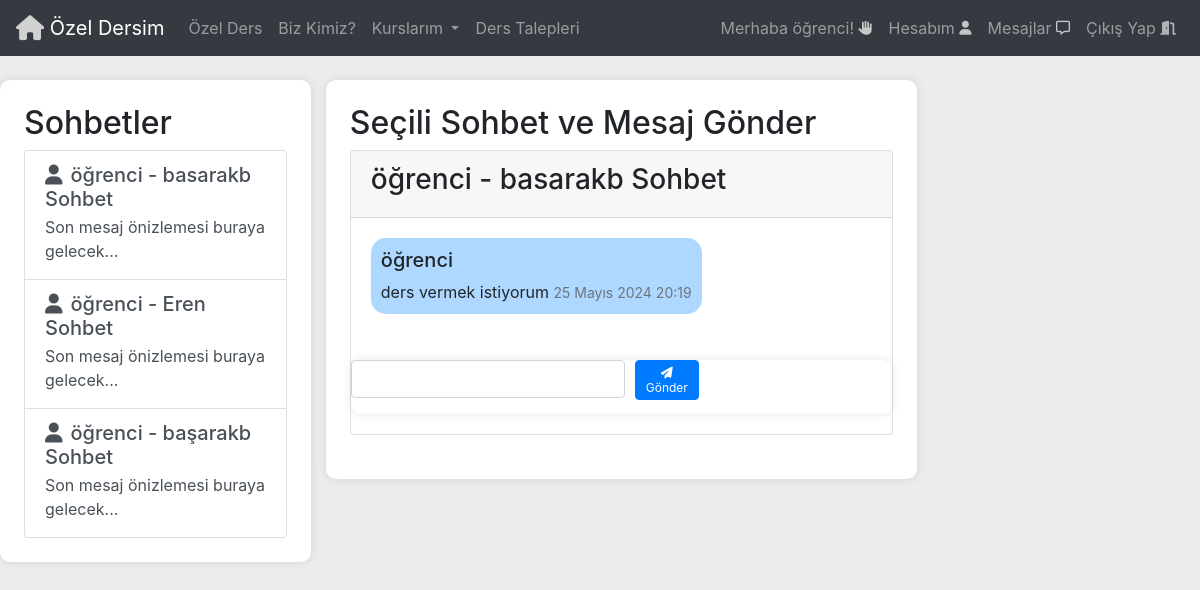
Page /iletisime_gec1/42 (signed in) on the earlier database version.
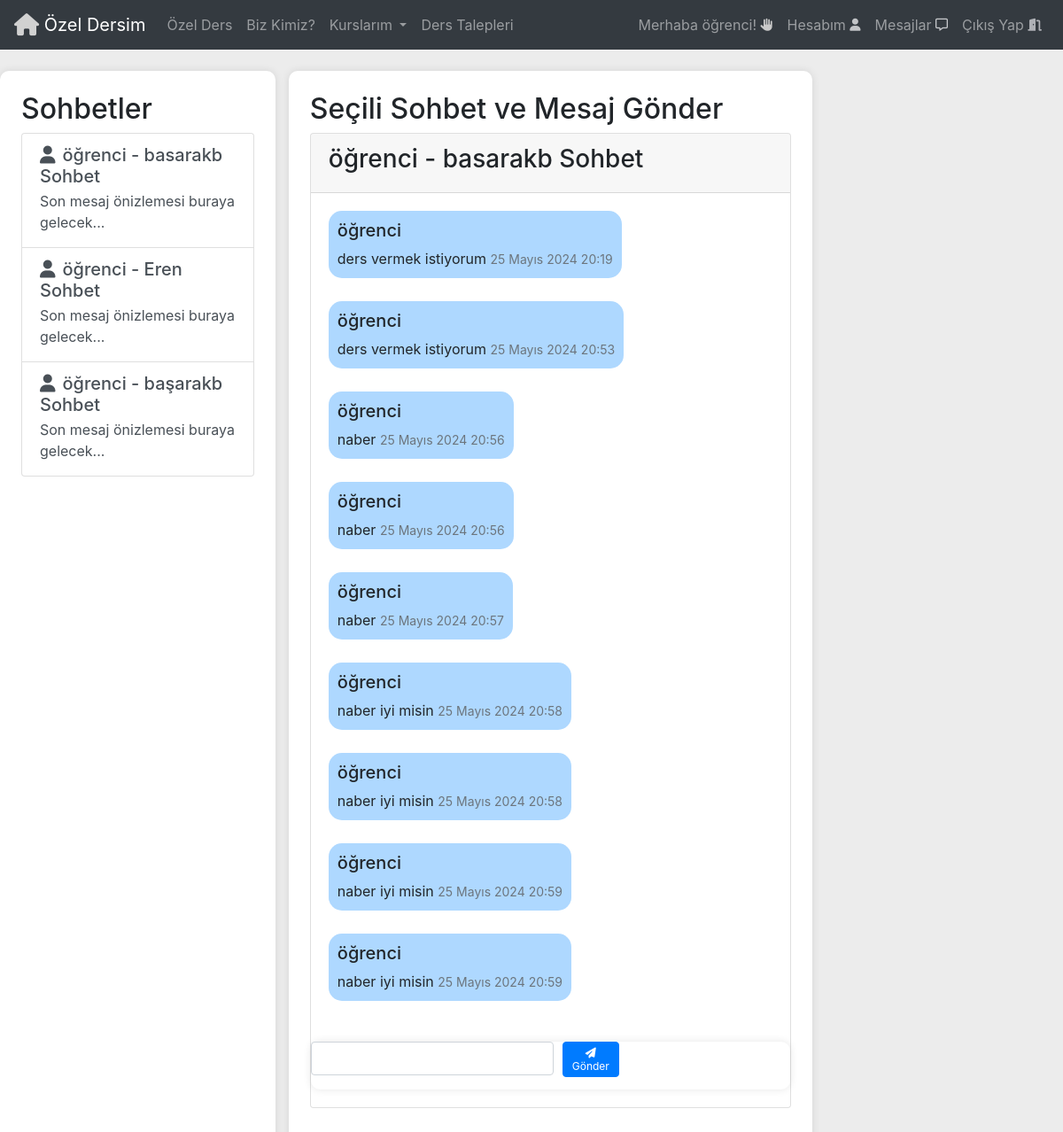
Same page on the later database version.
### Base/models.py (models this page shows, shortened)
class Sohbet(models.Model):
  user1 = models.ForeignKey(User, on_delete=models.CASCADE, related_name='user1_sohbet')
  user2 = models.ForeignKey(User, on_delete=models.CASCADE,related_name='user2_sohbet')
  def __str__(self):
        return f'{self.user1.username} - {self.user2.username} Sohbet'

class Mesaj(models.Model):
  gönderen = models.ForeignKey(User, on_delete=models.CASCADE, related_name='gönderilen_mesajlar')
  alici = models.ForeignKey(User, on_delete=models.CASCADE, null=True,blank=True,default=None,related_name='alınan_mesajlar')
  tarih = models.DateTimeField(auto_now_add=True)
  içerik = models.CharField(max_length=200)
  sohbet = models.ForeignKey(Sohbet, on_delete=models.CASCADE,related_name='messages')

### Base/views.py (the view)
# urls.py: path('iletisime_gec1/<str:pk>',views.iletisime_gec1,name='IletisimeGec1'),
def iletisime_gec1(request, pk):
    ders_talebi = DersTalepleri.objects.get(id=pk)
    alici = ders_talebi.kullanici
    user = request.user
    sohbetler = Sohbet.objects.filter(Q(user1=user) | Q(user2=user))
    try:
        secili_sohbet = Sohbet.objects.get(
        Q(user1=user, user2=alici) | Q(user1=alici, user2=user)
    )
    except Sohbet.DoesNotExist:
        secili_sohbet = Sohbet.objects.create(user1=user, user2=alici)
    mesajlar = Mesaj.objects.filter(sohbet=secili_sohbet)
    if request.method == 'POST':
        mesajform = MessageForm(request.POST)
        if mesajform.is_valid():
            yeni_mesaj = mesajform.save(commit=False)
            yeni_mesaj.gönderen = user
            yeni_mesaj.sohbet = secili_sohbet
            yeni_mesaj.save()
            return redirect('IletisimeGec',pk=ders_talebi.id)
    else:
        mesajform = MessageForm()
    context = {
        'sohbetler': sohbetler,
        'secili_sohbet': secili_sohbet,
        'mesajlar': mesajlar,
        'mesajform': mesajform
    }
    return render(request, 'mesaj.html', context)

### Base/formlar.py
class MessageForm(forms.ModelForm):
    içerik = forms.CharField(label='Mesaj', widget=forms.TextInput(attrs={'class': 'form-control'}))
    class Meta:
        model = Mesaj
        fields = ['içerik']

### Templates/mesaj.html (shortened to what this page needs)
{% include 'navbar.html' %}
<!DOCTYPE html>
<html lang="tr">
  <head>
    <link
      rel="stylesheet"
      href="https://cdn.jsdelivr.net/npm/bootstrap@4.6.2/dist/css/bootstrap.min.css"
    />
    <link
      rel="stylesheet"
      href="https://cdnjs.cloudflare.com/ajax/libs/font-awesome/6.5.2/css/all.min.css"
    />
  </head>
  <body>
    <div class="container chat-container mt-4">
      <div class="row">
        <div class="col-md-4 sidebar p-4">
          <h2>Sohbetler</h2>
          <div class="list-group">
            {% for sohbet in sohbetler %}
            <a
              href="{% url 'SohbetDetay' sohbet.id %}"
              class="list-group-item list-group-item-action chat-list-item"
            >
              <div class="d-flex w-100 justify-content-between">
                <h5 class="mb-1">
                  <i class="fas fa-user mr-2"></i>{{ sohbet }}
                </h5>
              </div>
              <p class="mb-1">Son mesaj önizlemesi buraya gelecek...</p>
            </a>
            {% endfor %}
          </div>
        </div>
        <div class="col-md-8">
          <div class="main-content p-4">
            <h2>Seçili Sohbet ve Mesaj Gönder</h2>
            {% if secili_sohbet %}
            <div class="card">
              <div class="card-header">
                <h3>{{ secili_sohbet }}</h3>
              </div>
              <div class="card-body" id="chat-messages">
                {% for mesaj in mesajlar %}
                <div class="media mb-3">
                  <div class="media-body">
                    <div class="balloon">
                      <h5 class="mt-0">{{ mesaj.gönderen }}</h5>
                      {{ mesaj.içerik }}
                      <small class="text-muted">{{ mesaj.tarih }}</small>
                    </div>
                  </div>
                </div>
                {% endfor %}
              </div>
              <div class="chat-form">
                <form method="POST" class="d-flex">
                  <div class="form-group flex-grow-1">
                    {{ mesajform.içerik }}
                  </div>
                  <button type="submit" class="btn btn-primary btn-send">
                    <i class="fas fa-paper-plane"></i> Gönder
                  </button>
                </form>
              </div>
            </div>
            {% else %}
            <div class="card">
              <div class="card-body">
                <p>Lütfen Bir Sohbet Seçin</p>
              </div>
            </div>
            {% endif %}
          </div>
        </div>
      </div>
    </div>
  </body>
</html>

### Templates/navbar.html (shortened to what this page needs)
<!DOCTYPE html>
<html lang="en">
<head>
  <link rel="stylesheet" href="https://cdn.jsdelivr.net/npm/bootstrap@4.6.2/dist/css/bootstrap.min.css">
  <link rel="stylesheet" href="https://cdnjs.cloudflare.com/ajax/libs/font-awesome/6.5.2/css/all.min.css">
</head>
<body>
  <nav class="navbar navbar-expand-lg navbar-dark bg-dark">
    <a class="navbar-brand" href="{% url 'Home' %}"> <i class="fa-solid fa-house fa-lg" style="color: #d1d1d1;"></i>
      <width="30" height="30" class="d-inline-block align-top " alt="">
        Özel Dersim
    </a>
    <div class="collapse navbar-collapse" id="navbarSupportedContent">
      <ul class="navbar-nav mr-auto">
        <li class="nav-item">
          <a class="nav-link" href="{% url 'OzelDers' %}">Özel Ders</a>
        </li>
        <li class="nav-item">
          <a class="nav-link" href="{% url 'biz_kimiz' %}">Biz Kimiz?</a>
        </li>
        <li class="nav-item dropdown">
          <a class="nav-link dropdown-toggle" href="#" role="button" data-toggle="dropdown" aria-expanded="false">
            Kurslarım
          </a>
        </li>
        <li class="nav-item">
          <a class="nav-link" href="{% url 'DersTalepleri' %}">Ders Talepleri</a>
        </li>
      </ul>
      <div class="user-links">
        {% if request.user.is_authenticated %}
        <ul class="navbar-nav ml-auto">
          <li class="nav-item">
            <a class="nav-link">Merhaba {{request.user}}! <i class="fa-solid fa-hand fa-shake fa-sm" style="color: #c9c9c9;"></i></a>
          </li>
          <li class="nav-item">
           <a class="nav-link" href="{% url 'profil' request.user.id  %}">
              Hesabım <i class="fa-solid fa-user fa-sm" style="color: #c2c4c7;"></i></i></i></i></i>
            </a>
          </li>
          <li class="nav-item">
            <a class="nav-link" href="{% url 'mesaj'  %}">
              Mesajlar <i class="fa-regular fa-message fa-sm" style="color: #c7c9cc;"></i></i></i>
            </a>
          <li class="nav-item">
            <a class="nav-link" href="{% url 'logout'  %}">
              Çıkış Yap <i class="fa-solid fa-door-open fa-sm" style="color: #afb1b6;"></i></i></i></i>
            </a>
          </li>
        </ul>
        {% endif %}
      </div>
  </nav>
</body>
</html>

### Templates/mesaj.html (style rules this page uses)
body { background-color: #ececec; }
.chat-container { max-width: 1200px; margin: 0 auto; display: flex; flex-direction: row; }
.sidebar, .main-content, .chat-form { background-color: #fff; border-radius: 10px; box-shadow: 0 0 10px rgba(0, 0, 0, 0.1); margin-bottom: 20px; }
.list-group-item { cursor: pointer; }
.card { margin-bottom: 20px; }
.balloon { display: inline-block; background-color: #aed8ff; padding: 10px; border-radius: 15px; margin-bottom: 10px; }
.btn-send { padding: 0.25rem 0.5rem; font-size: 0.75rem; line-height: 1.25; width: 4rem; height: 2rem; }
.chat-form { display: flex; align-items: center; }
.form-group { flex-grow: 1; margin-right: 10px; }
.btn-send { flex-shrink: 0; height: 100%; }

Differences in the rows shown:
added Mesaj: gönderen "öğrenci", içerik "ders vermek istiyorum", tarih "25 Mayıs 2024 20:53"
added Mesaj: gönderen "öğrenci", içerik "naber", tarih "25 Mayıs 2024 20:56"
added Mesaj: gönderen "öğrenci", içerik "naber", tarih "25 Mayıs 2024 20:56"
added Mesaj: gönderen "öğrenci", içerik "naber", tarih "25 Mayıs 2024 20:57"
added Mesaj: gönderen "öğrenci", içerik "naber iyi misin", tarih "25 Mayıs 2024 20:58"
added Mesaj: gönderen "öğrenci", içerik "naber iyi misin", tarih "25 Mayıs 2024 20:58"
added Mesaj: gönderen "öğrenci", içerik "naber iyi misin", tarih "25 Mayıs 2024 20:59"
added Mesaj: gönderen "öğrenci", içerik "naber iyi misin", tarih "25 Mayıs 2024 20:59"
